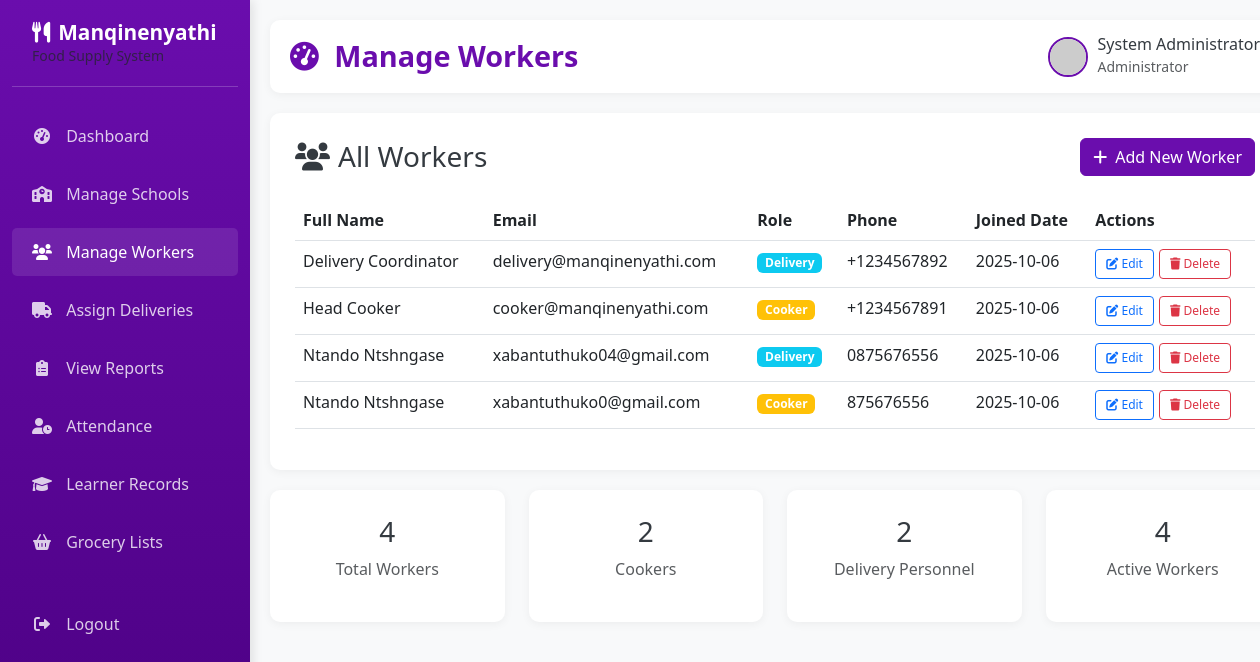
The page /admin/workers (signed in) on the database as committed earlier.
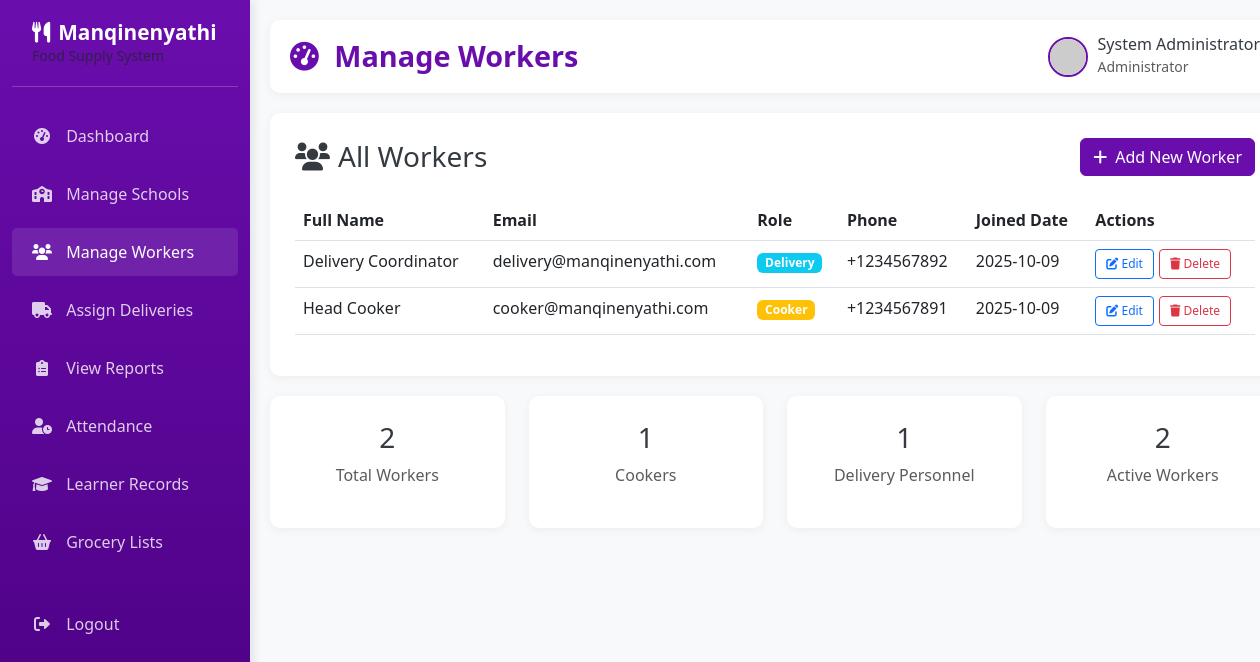
The same page on the database as committed later.
### app.py (models this page shows, shortened)
class User(db.Model):
    __tablename__ = 'users'
    user_id = db.Column(db.Integer, primary_key=True)
    full_name = db.Column(db.String(100), nullable=False)
    email = db.Column(db.String(100), unique=True, nullable=False)
    password = db.Column(db.String(255), nullable=False)
    role = db.Column(db.Enum('admin', 'cooker', 'delivery'), nullable=False)
    phone = db.Column(db.String(20))
    created_at = db.Column(db.DateTime, default=datetime.utcnow)
    deliveries = db.relationship('Delivery', backref='delivery_guy', foreign_keys='Delivery.delivery_guy_id')
    attendance = db.relationship('Attendance', backref='cooker', foreign_keys='Attendance.cooker_id')
    learners = db.relationship('Learner', backref='cooker', foreign_keys='Learner.cooker_id')

### app.py (the view)
@app.route('/admin/workers')
def manage_workers():
    if session.get('role') != 'admin':
        return redirect(url_for('home'))
    workers = User.query.filter(User.role.in_(['cooker', 'delivery'])).order_by(User.full_name).all()
    return render_template('manage_workers.html', workers=workers)

### templates/manage_workers.html (shortened to what this page needs)
{% extends "admin_base.html" %}
{% block page_title %}Manage Workers{% endblock %}
{% block content %}
<div class="content-card">
    <div class="d-flex justify-content-between align-items-center mb-4">
        <h3 class="mb-0"><i class="fas fa-users me-2"></i>All Workers</h3>
        <a href="{{ url_for('add_worker') }}" class="btn btn-primary">
            <i class="fas fa-plus me-1"></i> Add New Worker
        </a>
    </div>
    {% if workers %}
    <div class="table-responsive">
        <table class="table table-hover">
            <thead>
                <tr>
                    <th>Full Name</th>
                    <th>Email</th>
                    <th>Role</th>
                    <th>Phone</th>
                    <th>Joined Date</th>
                    <th>Actions</th>
                </tr>
            </thead>
            <tbody>
                {% for worker in workers %}
                <tr>
                    <td>{{ worker.full_name }}</td>
                    <td>{{ worker.email }}</td>
                    <td>
                        <span class="badge {% if worker.role == 'cooker' %}bg-warning{% else %}bg-info{% endif %}">
                            {{ worker.role|title }}
                        </span>
                    </td>
                    <td>{{ worker.phone }}</td>
                    <td>{{ worker.created_at.strftime('%Y-%m-%d') }}</td>
                    <td>
                        <div class="action-buttons">
                            <a href="{{ url_for('edit_worker', worker_id=worker.user_id) }}" class="btn btn-outline-primary btn-sm">
                                <i class="fas fa-edit"></i> Edit
                            </a>
                            <form action="{{ url_for('delete_worker', worker_id=worker.user_id) }}" method="POST" class="d-inline">
                                <button type="submit" class="btn btn-outline-danger btn-sm" onclick="return confirm('Are you sure you want to delete this worker?')">
                                    <i class="fas fa-trash"></i> Delete
                                </button>
                            </form>
                        </div>
                    </td>
                </tr>
                {% endfor %}
            </tbody>
        </table>
    </div>
    {% endif %}
</div>
<div class="row">
    <div class="col-md-3">
        <div class="content-card text-center">
            <h3>{{ workers|length }}</h3>
            <p class="text-muted">Total Workers</p>
        </div>
    </div>
    <div class="col-md-3">
        <div class="content-card text-center">
            <h3>{{ workers|selectattr('role', 'equalto', 'cooker')|list|length }}</h3>
            <p class="text-muted">Cookers</p>
        </div>
    </div>
    <div class="col-md-3">
        <div class="content-card text-center">
            <h3>{{ workers|selectattr('role', 'equalto', 'delivery')|list|length }}</h3>
            <p class="text-muted">Delivery Personnel</p>
        </div>
    </div>
    <div class="col-md-3">
        <div class="content-card text-center">
            <h3>{{ workers|length }}</h3>
            <p class="text-muted">Active Workers</p>
        </div>
    </div>
</div>
{% endblock %}

Rows that differ between the two databases and show on the page:
removed User: full_name "Ntando Ntshngase", email "xabantuthuko04@gmail.com", role "Delivery", phone "0875676556", created_at "2025-10-06"
removed User: full_name "Ntando Ntshngase", email "xabantuthuko0@gmail.com", role "Cooker", phone "875676556", created_at "2025-10-06"
changed User "Delivery Coordinator": created_at "2025-10-06" → "2025-10-09"
changed User "Head Cooker": created_at "2025-10-06" → "2025-10-09"
Other text that changed with them:
{{ workers|length }}: "4" → "2"
{{ workers|selectattr('role', 'equalto', 'cooker')|list|length }}: "2" → "1"
{{ workers|selectattr('role', 'equalto', 'delivery')|list|length }}: "2" → "1"
